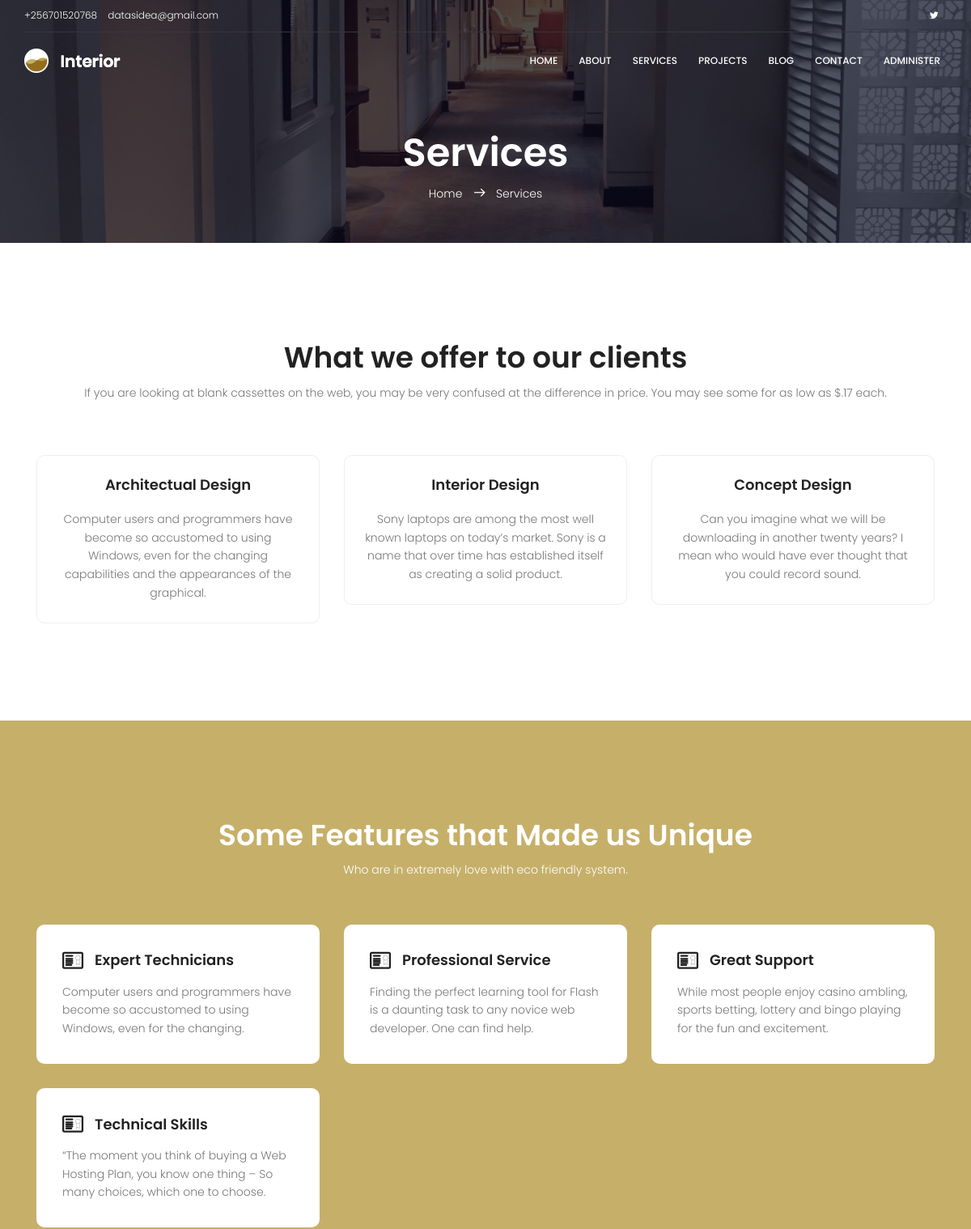
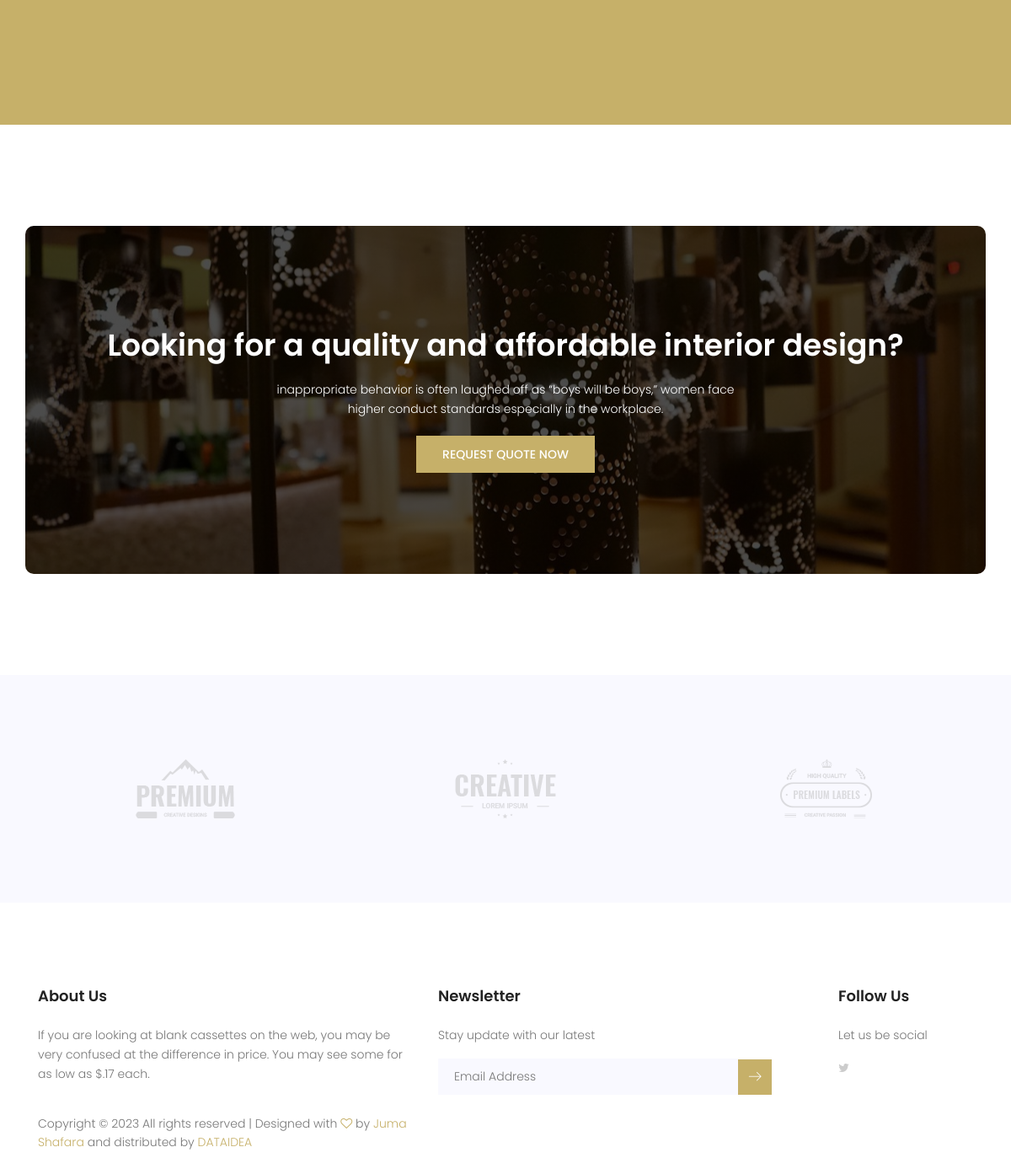
/services, run on the app's committed database (2 pictures, top to bottom).
### index/models.py (models this page shows, shortened)
class CompanyInfo(models.Model):
    logo = models.ImageField(upload_to='logos', default='logo.png')
    name = models.CharField(max_length=122, default='Liame Designs')
    telephone = models.CharField(max_length=50, default='000000000000')
    support_email = models.CharField(max_length=50, default='XXXXXXXXXXXXXXXXXXXXXXXX')
    address = models.CharField(max_length=50, default='No address')
    introductory_video = models.CharField(max_length=122, default='Introductory Video')
    google_map = models.TextField(default='No google map')
    home_page_highlight = models.CharField(max_length=122, default='Precise concept design for stylish living')
    home_page_description = models.TextField(default='If you are looking at blank cassettes on the web, you may be very confused at the difference in price. You may see some for as low as $.17 each.')
    about_us_highlight = models.CharField(max_length=122, default='About Us')
    about_us_description = models.TextField(default='If you are looking at blank cassettes on the web, you may be very confused at the difference in price. You may see some for as low as $.17 each.')
    services_highlight = models.CharField(max_length=122, default='Services')
    services_description = models.TextField(default='If you are looking at blank cassettes on the web, you may be very confused at the difference in price. You may see some for as low as $.17 each.')
    projects_highlight = models.CharField(max_length=122, default='Projects')
    projects_description = models.TextField(default='If you are looking at blank cassettes on the web, you may be very confused at the difference in price. You may see some for as low as $.17 each.')
    blog_highlight = models.CharField(max_length=122, default='Blog')
    blog_description = models.TextField(default='If you are looking at blank cassettes on the web, you may be very confused at the difference in price. You may see some for as low as $.17 each.')
    quote_highlight = models.CharField(max_length=122, default='Request for quote')
    quote_description = models.TextField(default="One of our services")

class Contact(models.Model):
    icon = models.CharField(max_length=122, default='contact')
    name = models.CharField(max_length=122)
    contact = models.CharField(max_length=122)

class Service(models.Model):
    name = models.CharField(max_length=122, default='Service')
    description = models.TextField(default="One of our services")

class Feature(models.Model):
    icon = models.CharField(max_length=122, default='icon' )
    name = models.CharField(max_length=122, default='Feature')
    description = models.TextField(default='No description')

class Partner(models.Model):
    name = models.CharField(max_length=122, default='Partner')
    image = models.ImageField(upload_to='partners')
    url = models.CharField(max_length=100, default='No url')

### index/views.py (the view)
def services(request):
    services = Service.objects.all()
    partners = Partner.objects.all()
    companyinfo = CompanyInfo.objects.get(
        name="Liame Designs")
    contacts = Contact.objects.all()
    features = Feature.objects.all()
    context = {'services':services,
               'partners':partners,
               'companyinfo':companyinfo,
               'features':features,
               'contacts':contacts}
    template_name = 'index/services.html'
    return render(request=request,
                  template_name=template_name,
                  context=context)

### index/templates/index/services.html (shortened to what this page needs)
{% extends 'base.html' %}
{% load static %}
{% load index_extras %}
{% block content %}
<section class="banner-area relative" id="home">
  <div class="overlay overlay-bg"></div>
  <div class="container">
    <div class="row d-flex align-items-center justify-content-center">
      <div class="about-content col-lg-12">
        <h1 class="text-white">Services</h1>
        <p class="text-white link-nav">
          <a href="{% url 'index:home' %}">Home </a>
          <span class="lnr lnr-arrow-right"></span>
          <a href="{% url 'index:services' %}"> Services</a>
        </p>
      </div>
    </div>
  </div>
</section>
<section class="service-area section-gap" id="service">
  <div class="container">
    <div class="row justify-content-center">
      <div class="col-md-12 pb-50 header-text text-center">
        <h1 class="mb-10">{{companyinfo.services_highlight}}</h1>
        <p>{{companyinfo.services_description}}</p>
      </div>
    </div>
    <div class="row">
      {% for service in services %}
      <div class="col-lg-4">
        <div class="single-service">
          <a href="#"><h4>{{service.name}}</h4></a>
          <p>{{service.description}}</p>
        </div>
      </div>
      {% endfor %}
    </div>
  </div>
</section>
<section class="feature-area section-gap">
  <div class="container">
    <div class="row d-flex justify-content-center">
      <div class="col-md-12 pb-40 header-text text-center">
        <h1 class="pb-10 text-white">Some Features that Made us Unique</h1>
        <p class="text-white">
          Who are in extremely love with eco friendly system.
        </p>
      </div>
    </div>
    <div class="row">
      {% for feature in features %}
      <div class="col-lg-4 col-md-6">
        <div class="single-feature">
          <a href="#" class="title d-flex flex-row align-items-center">
            <span class="lnr lnr-license"></span>
            <h4>{{ feature.name }}</h4>
          </a>
          <p>{{feature.description}}</p>
        </div>
      </div>
      {% endfor %}
    </div>
  </div>
</section>
<section class="callto-action-area section-gap">
  <div class="container">
    <div class="row justify-content-center">
      <div class="callto-action-wrap col-lg-12 relative section-gap">
        <div class="content">
          <h1>{{companyinfo.quote_highlight}}</h1>
          <p class="mx-auto">{{companyinfo.quote_description}}</p>
          <a href="#" class="primary-btn text-uppercase">Request quote now</a>
        </div>
      </div>
    </div>
  </div>
</section>
<section class="brands-area pb-60 pt-60">
  <div class="container no-padding">
    <div class="brand-wrap">
      <div
        class="row align-items-center active-brand-carusel justify-content-start no-gutters"
      >
        {% for partner in partners %}
        <div class="col single-brand">
          <a href="{{partner.url}}"
            ><img class="mx-auto" src="{{partner.image.url}}" alt=""
          /></a>
        </div>
        {% endfor %}
      </div>
    </div>
  </div>
</section>
{% endblock content%}

### templates/base.html (shortened to what this page needs)
{% load static %}
<!DOCTYPE html>
<html lang="en" class="no-js">
  <head>
    <link rel="stylesheet" href="{% static 'css/linearicons.css' %} " />
    <link rel="stylesheet" href="{% static 'css/font-awesome.min.css' %} " />
    <link rel="stylesheet" href="{% static 'css/bootstrap.css' %} " />
    <link rel="stylesheet" href="{% static 'css/magnific-popup.css' %} " />
    <link rel="stylesheet" href="{% static 'css/nice-select.css' %} " />
    <link rel="stylesheet" href="{% static 'css/animate.min.css' %} " />
    <link rel="stylesheet" href="{% static 'css/owl.carousel.css' %} " />
    <link rel="stylesheet" href="{% static 'css/main.css' %} " />
  </head>
  <body>
    <header id="header" id="home">
      <div class="header-top">
        <div class="container">
          <div class="row">
            <div class="col-lg-6 col-sm-6 col-4 header-top-left no-padding">
              <a href="tel:{{companyinfo.telephone}}"
                >{{companyinfo.telephone}}</a
              >
              <a href="mailto:{{companyinfo.support_email}}"
                >{{companyinfo.support_email}}</a
              >
            </div>
            <div class="col-lg-6 col-sm-6 col-8 header-top-right no-padding">
              <ul>
                {% for contact in contacts %}
                <li>
                  <a href="{{contact.contact}}" target="_blank"
                    ><i class="{{contact.icon}}"></i
                  ></a>
                </li>
                {% endfor %}
              </ul>
            </div>
          </div>
        </div>
      </div>
      <div class="container main-menu">
        <div class="row align-items-center justify-content-between d-flex">
          <div id="logo">
            <a href="/"
              ><img src="{{companyinfo.logo.url}}" alt="" title=""
            /></a>
          </div>
          <nav id="nav-menu-container">
            <ul class="nav-menu">
              <li class="menu-active"><a href="/">Home</a></li>
              <li><a href="{% url 'index:about' %}">About</a></li>
              <li><a href="{% url 'index:services' %}">Services</a></li>
              <li><a href="{% url 'index:portfolio' %}">Projects</a></li>
              <li class="">
                <a href="{% url 'blog:blogs' %}">Blog</a>
              </li>
              <li><a href="{% url 'index:contact' %}">Contact</a></li>
              <li><a href="/admin" target="_blank">Administer</a></li>
            </ul>
          </nav>
        </div>
      </div>
    </header>
    {% block content %}{% endblock content%}
    <footer class="footer-area section-gap">
      <div class="container">
        <div class="row">
          <div class="col-lg-5 col-md-6 col-sm-6">
            <div class="single-footer-widget">
              <h6>About Us</h6>
              <p>{{companyinfo.about_us_description}}</p>
              <p class="footer-text">
                Copyright &copy;
                All rights reserved | Designed with
                <i class="fa fa-heart-o" aria-hidden="true"></i> by
                <a href="https://jumashafara.dataidea.com" target="_blank"
                  >Juma Shafara</a
                >
                and distributed by
                <a href="https://www.dataidea.com/" target="_blank">DATAIDEA</a>
              </p>
            </div>
          </div>
          <div class="col-lg-5 col-md-6 col-sm-6">
            <div class="single-footer-widget">
              <h6>Newsletter</h6>
              <p>Stay update with our latest</p>
              <div class="" id="mc_embed_signup">
                <form
                  target="_blank"
                  novalidate="true"
                  action="https://spondonit.us12.list-manage.com/subscribe/post?u=1462626880ade1ac87bd9c93a&amp;id=92a4423d01"
                  method="get"
                  class="form-inline"
                >
                  <input
                    class="form-control"
                    name="EMAIL"
                    placeholder="Email Address"
                    onfocus="this.placeholder = ''"
                    onblur="this.placeholder = 'Email Address'"
                    required=""
                    type="email"
                  />
                  <button class="click-btn btn btn-default">
                    <i class="lnr lnr-arrow-right" aria-hidden="true"></i>
                  </button>
                </form>
              </div>
            </div>
          </div>
          <div class="col-lg-2 col-md-6 col-sm-6 social-widget">
            <div class="single-footer-widget">
              <h6>Follow Us</h6>
              <p>Let us be social</p>
              <div class="footer-social d-flex align-items-center">
                {% for contact in contacts %}
                <a href="{{contact.contact}}" target="_blank"
                  ><i class="{{contact.icon}}"></i
                ></a>
                {% endfor %}
              </div>
            </div>
          </div>
        </div>
      </div>
    </footer>
  </body>
</html>

### data on the page
CompanyInfo: telephone "+256701520768", support_email "datasidea@gmail.com", logo (picture), services_highlight "What we offer to our clients", services_description "If you are looking at blank cassettes on the web, you may be very confused at the difference in price. You may see some for as low as $.17 each.", quote_highlight "Looking for a quality and affordable interior design?", quote_description "inappropriate behavior is often laughed off as “boys will be boys,” women face higher conduct standards especially in the workplace.", about_us_description "If you are looking at blank cassettes on the web, you may be very confused at the difference in price. You may see some for as low as $.17 each."
Service: name "Architectual Design", description "Computer users and programmers have become so accustomed to using Windows, even for the changing capabilities and the appearances of the graphical."
Service: name "Interior Design", description "Sony laptops are among the most well known laptops on today’s market. Sony is a name that over time has established itself as creating a solid product."
Service: name "Concept Design", description "Can you imagine what we will be downloading in another twenty years? I mean who would have ever thought that you could record sound."
Feature: name "Expert Technicians", description "Computer users and programmers have become so accustomed to using Windows, even for the changing."
Feature: name "Professional Service", description "Finding the perfect learning tool for Flash is a daunting task to any novice web developer. One can find help."
Feature: name "Great Support", description "While most people enjoy casino ambling, sports betting, lottery and bingo playing for the fun and excitement."
Feature: name "Technical Skills", description "“The moment you think of buying a Web Hosting Plan, you know one thing – So many choices, which one to choose."
Partner: image (picture)
Partner: image (picture)
Partner: image (picture)
